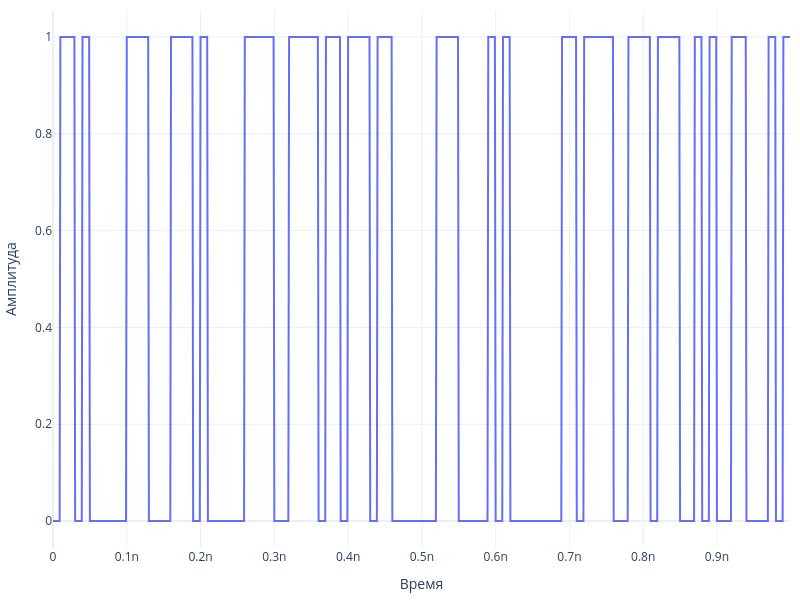

Notebook code for this chart:
### Code cell
import random

enc = Encoder(pulse_type="rectangle", length=10e-12)  # длина слота под один бит
sequence_length = 100
enc.set_sequence([random.randint(0,1) for _ in range(sequence_length)])
enc.sampling_rate = 1e12
enc.generate_pulses()
enc.plot_sequence()

### Figure 1 — Plotly figure (JSON) as saved in the notebook; plotly's stock layout.template omitted (floating-point values rounded to 4 significant figures; data arrays with more than 128 entries replaced by an {"elided": "..."} marker saying what was removed)
{"data": [{"mode": "lines", "name": "Pulse", "x": {"elided": "1000 float values"}, "y": {"elided": "1000 float values"}, "type": "scatter"}], "layout": {"margin": {"l": 50, "r": 10, "t": 10, "b": 50}, "xaxis": {"tickfont": {"size": 12}, "title": {"text": "Время"}}, "yaxis": {"tickfont": {"size": 12}, "title": {"text": "Амплитуда"}}, "width": 800, "height": 600}}
